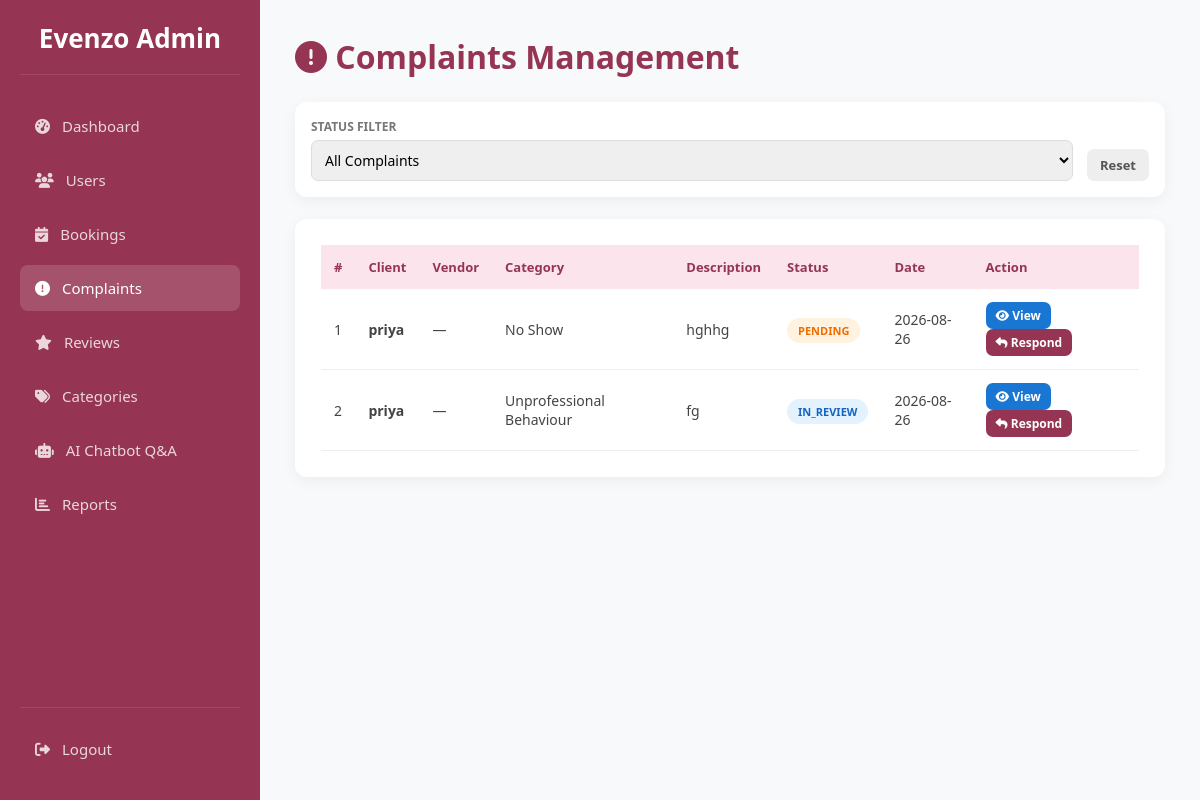
The page /admin/complaints (signed in) on the database its author committed.
### tables this page shows
CREATE TABLE complaints (
            id INTEGER PRIMARY KEY AUTOINCREMENT,
            client_id INTEGER NOT NULL,
            booking_id INTEGER,
            manager_id INTEGER,
            category TEXT NOT NULL,
            description TEXT NOT NULL,
            status TEXT DEFAULT 'pending',
            admin_response TEXT,
            created_at TIMESTAMP DEFAULT CURRENT_TIMESTAMP,
            updated_at TIMESTAMP DEFAULT CURRENT_TIMESTAMP,
            FOREIGN KEY (client_id) REFERENCES users (id),
            FOREIGN KEY (booking_id) REFERENCES bookings (id),
            FOREIGN KEY (manager_id) REFERENCES users (id)
        );

CREATE TABLE users (
            id INTEGER PRIMARY KEY AUTOINCREMENT,
            full_name TEXT NOT NULL,
            email TEXT UNIQUE NOT NULL,
            password TEXT NOT NULL,
            role TEXT CHECK(role IN ('user', 'admin', 'eventmanager')) NOT NULL,
            is_approved INTEGER DEFAULT 0, -- 0=Pending, 1=Approved by Admin
            created_at TIMESTAMP DEFAULT CURRENT_TIMESTAMP
        , reset_otp TEXT, is_active INTEGER DEFAULT 1);

### app.py (the view)
@app.route('/admin/complaints')
def admin_complaints():
    if 'user_id' not in session or session['role'] != 'admin':
        return redirect(url_for('index'))
    conn = get_db_connection()
    status_f = request.args.get('status', '')
    query = '''
        SELECT c.*, u.full_name as client_name, m.business_name
        FROM complaints c
        JOIN users u ON c.client_id=u.id
        LEFT JOIN manager_profiles m ON c.manager_id=m.user_id WHERE 1=1
    '''
    params = []
    if status_f:
        query += " AND c.status=?"
        params.append(status_f)
    query += " ORDER BY c.created_at DESC"
    complaints = conn.execute(query, params).fetchall()
    conn.close()
    return render_template('admin_complaints.html', complaints=complaints, status_f=status_f)

### app.py (called while the page is built)
def get_db_connection():
    conn = sqlite3.connect('database.db', timeout=10)
    conn.row_factory = sqlite3.Row
    conn.execute("PRAGMA foreign_keys = ON")
    return conn

### frontend/templates/admin_complaints.html (shortened to what this page needs)
<!DOCTYPE html>
<html lang="en">
<head>
<link rel="stylesheet" href="https://cdnjs.cloudflare.com/ajax/libs/font-awesome/6.4.0/css/all.min.css">
</head>
<body>
<div class="sidebar">
  <div class="logo">Evenzo Admin</div>
  <nav>
    <a class="nav-item" href="{{ url_for('admin_dashboard') }}"><i class="fas fa-tachometer-alt"></i> Dashboard</a>
    <a class="nav-item" href="{{ url_for('admin_users') }}"><i class="fas fa-users"></i> Users</a>
    <a class="nav-item" href="{{ url_for('admin_bookings') }}"><i class="fas fa-calendar-check"></i> Bookings</a>
    <a class="nav-item active" href="{{ url_for('admin_complaints') }}"><i class="fas fa-exclamation-circle"></i> Complaints</a>
    <a class="nav-item" href="{{ url_for('admin_reviews') }}"><i class="fas fa-star"></i> Reviews</a>
    <a class="nav-item" href="{{ url_for('admin_categories') }}"><i class="fas fa-tags"></i> Categories</a>
    <a class="nav-item" href="{{ url_for('admin_chatbot') }}"><i class="fas fa-robot"></i> AI Chatbot Q&A</a>
    <a class="nav-item" href="{{ url_for('admin_reports') }}"><i class="fas fa-chart-bar"></i> Reports</a>
  </nav>
  <div class="logout-box"><a class="nav-item" href="{{ url_for('logout') }}"><i class="fas fa-sign-out-alt"></i> Logout</a></div>
</div>
<div class="main">
  <h1 style="color:var(--primary);margin-bottom:24px"><i class="fas fa-exclamation-circle"></i> Complaints Management</h1>
  <form method="GET" class="filter-bar">
    <div class="fg"><label>Status Filter</label>
      <select name="status" onchange="this.form.submit()">
        <option value="">All Complaints</option>
      </select>
    </div>
    <a href="{{ url_for('admin_complaints') }}" class="btn" style="background:#eee;color:#555;text-decoration:none;align-self:flex-end">Reset</a>
  </form>
  <div class="card">
    {% if complaints %}
    <div style="overflow-x:auto">
    <table><thead><tr><th>#</th><th>Client</th><th>Vendor</th><th>Category</th><th>Description</th><th>Status</th><th>Date</th><th>Action</th></tr></thead><tbody>
    {% for c in complaints %}
    <tr>
      <td>{{ loop.index }}</td>
      <td><strong>{{ c.client_name }}</strong></td>
      <td>{{ c.business_name or '—' }}</td>
      <td>{{ c.category }}</td>
      <td style="max-width:200px;white-space:nowrap;overflow:hidden;text-overflow:ellipsis" title="{{ c.description }}">{{ c.description }}</td>
      <td><span class="badge badge-{{ c.status }}">{{ c.status }}</span></td>
      <td>{{ c.created_at[:10] }}</td>
      <td>
        <a href="{{ url_for('admin_view_complaint', complaint_id=c.id) }}" class="btn btn-view btn-sm" style="background:#1976d2;margin-right:4px"><i class="fas fa-eye"></i> View</a>
        <button class="btn btn-sm" onclick="openResolve({{ c.id }}, '{{ c.admin_response or '' }}')"><i class="fas fa-reply"></i> Respond</button>
      </td>
    </tr>
    {% endfor %}
    </tbody></table></div>
    {% else %}
    <p style="text-align:center;padding:40px;color:#aaa">No complaints found.</p>
    {% endif %}
  </div>
</div>
</body>
</html>

### frontend/templates/admin_complaints.html (style rules this page uses)
:root { --primary:#953553;--bg:#f8f9fa;--sw:260px }
* { margin:0;padding:0;box-sizing:border-box;font-family:'Segoe UI',sans-serif }
body { background:var(--bg);display:flex;min-height:100vh }
.sidebar { width:var(--sw);background:var(--primary);height:100vh;position:fixed;left:0;top:0;color:#fff;padding:20px;display:flex;flex-direction:column;z-index:1000 }
.sidebar .logo { font-size:26px;font-weight:bold;text-align:center;border-bottom:1px solid rgba(255,255,255,.1);padding-bottom:18px;margin-bottom:28px }
.nav-item { padding:13px 15px;margin-bottom:8px;border-radius:8px;display:flex;align-items:center;gap:12px;color:rgba(255,255,255,.8);text-decoration:none;transition:.3s;font-size:15px }
.nav-item:hover,.nav-item.active { background:rgba(255,255,255,.15);color:#fff }
.logout-box { margin-top:auto;padding-top:18px;border-top:1px solid rgba(255,255,255,.1) }
.main { margin-left:var(--sw);width:calc(100% - var(--sw));padding:35px;min-height:100vh }
.card { background:#fff;border-radius:12px;padding:26px;box-shadow:0 4px 15px rgba(0,0,0,.05);margin-bottom:26px }
.filter-bar { display:flex;gap:14px;background:#fff;padding:16px;border-radius:12px;box-shadow:0 4px 15px rgba(0,0,0,.05);margin-bottom:22px;flex-wrap:wrap;align-items:flex-end }
.fg { display:flex;flex-direction:column;flex:1;min-width:160px }
.fg label { font-size:12px;font-weight:bold;color:#777;margin-bottom:5px;text-transform:uppercase }
.fg select { padding:9px;border:1px solid #ddd;border-radius:7px;font-size:14px;outline:none }
table { width:100%;border-collapse:collapse }
th { text-align:left;padding:13px;background:#fce4ec;color:var(--primary);font-size:13px }
td { padding:13px;border-bottom:1px solid #eee;font-size:14px;color:#444;vertical-align:middle }
.badge { padding:5px 11px;border-radius:20px;font-size:11px;font-weight:bold;text-transform:uppercase }
.badge-pending { background:#fff3e0;color:#ef6c00 }
.badge-in_review { background:#e3f2fd;color:#1565c0 }
.btn { display:inline-block;padding:7px 13px;border-radius:7px;font-weight:600;font-size:13px;text-decoration:none;border:none;cursor:pointer;background:var(--primary);color:#fff;transition:.2s }
.btn-sm { padding:5px 10px;font-size:12px }

### rows shown on the page
complaints: client_name "priya", business_name "—", category "No Show", description "hghhg", status "PENDING", created_at "2026-08-26"
complaints: client_name "priya", business_name "—", category "Unprofessional Behaviour", description "fg", status "IN_REVIEW", created_at "2026-08-26"
